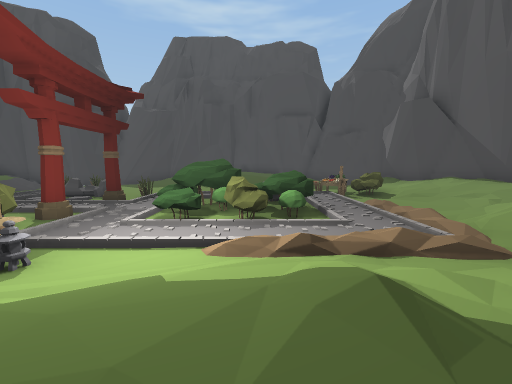
view 1 (above)

18 first-person views from a walk through a scene from a Unity 3-D project. The camera is 1.2 m above the floor, tilts 6° down and sees 90° across. The floor is counted in squares, 2 m on a side. Each view is taken from the middle of a square. On the plan, view 1 faces up. The plan holds only what a view shows up to about 9 squares ahead; the rest is blank. The place goes on beyond the plan. Some animated figures are left out.

view 2
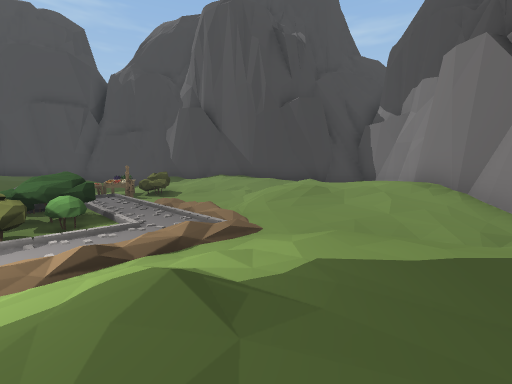

view 3
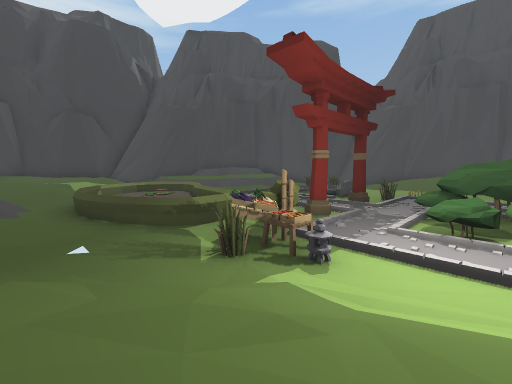

view 4
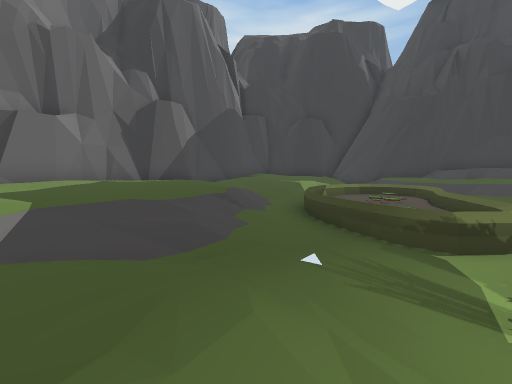

view 5
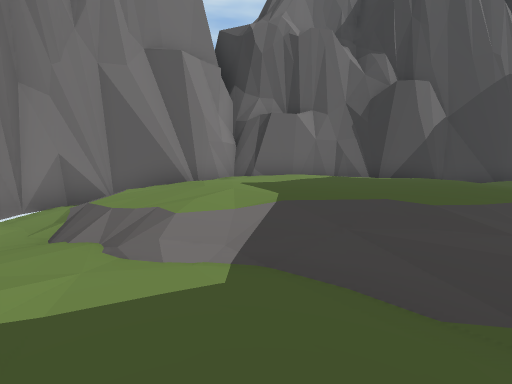

view 6
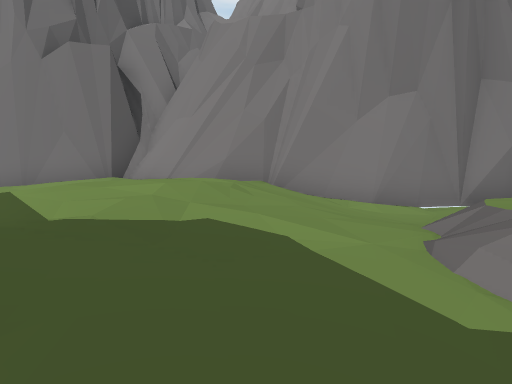

view 7
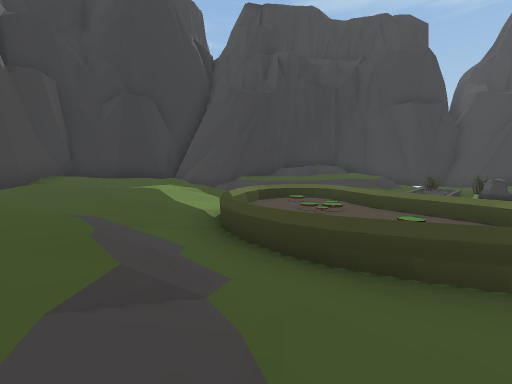

view 8
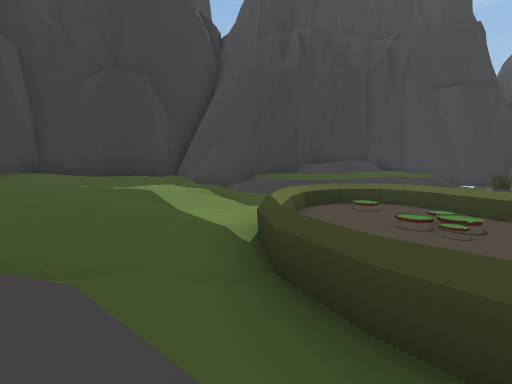

view 9
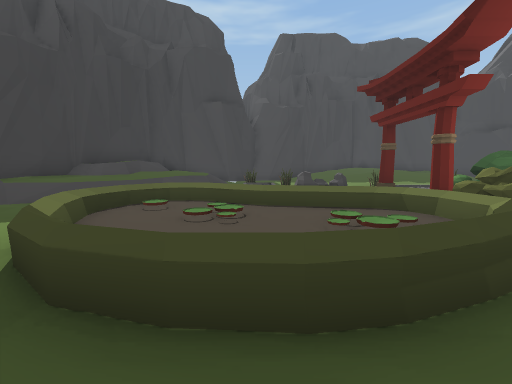

view 10
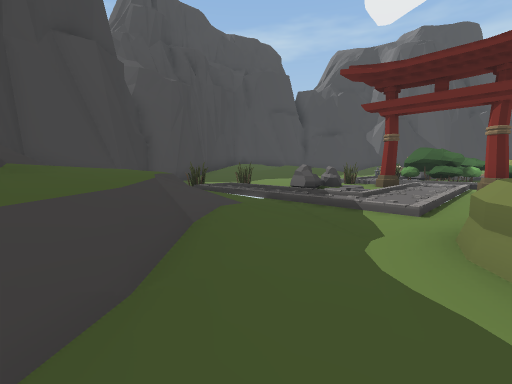

view 11
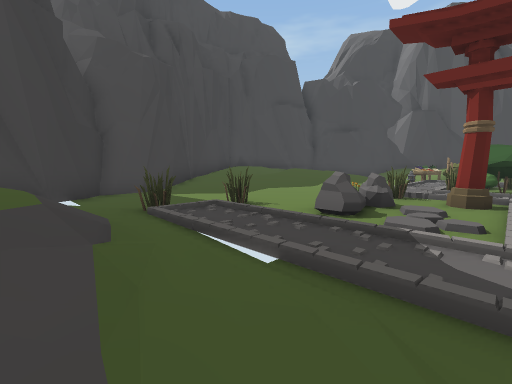

view 12
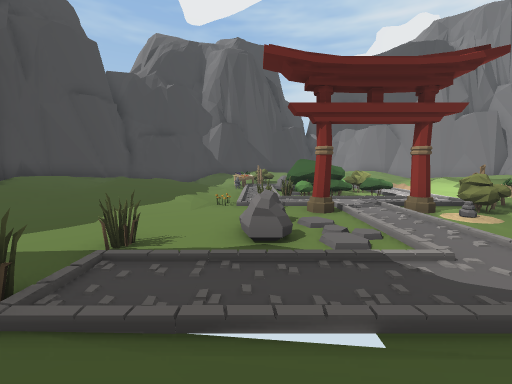

view 13
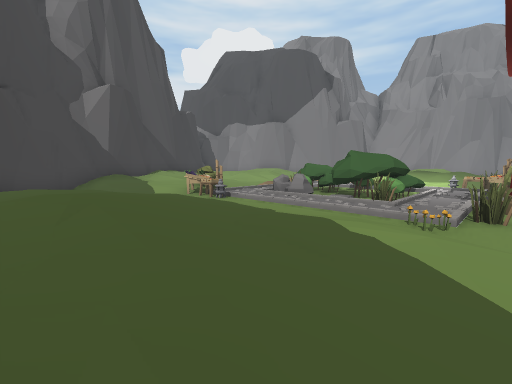

view 14
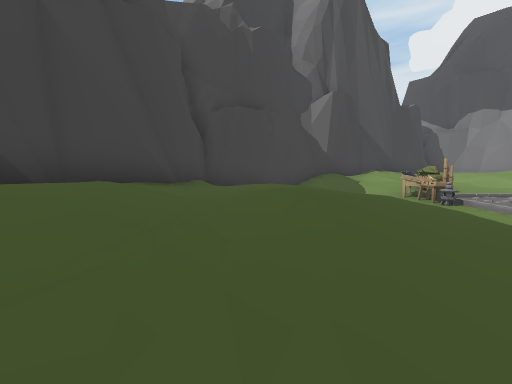

view 15
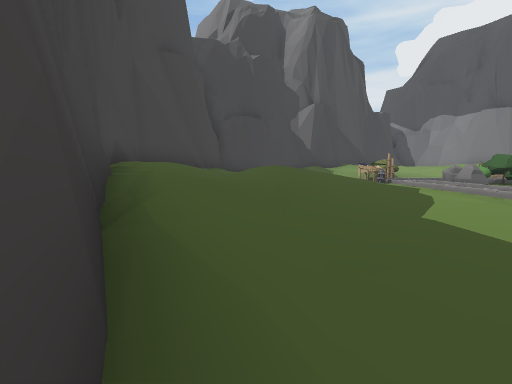

view 16
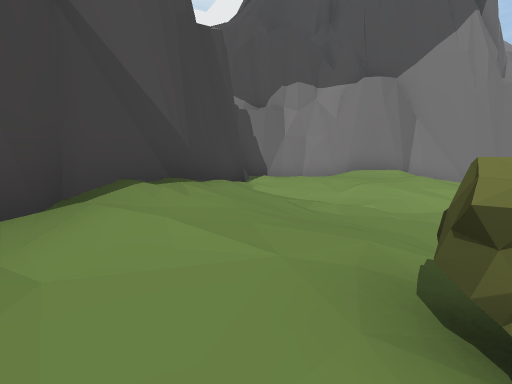

view 17
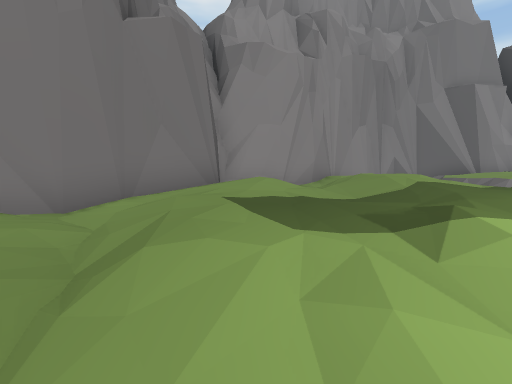

view 18
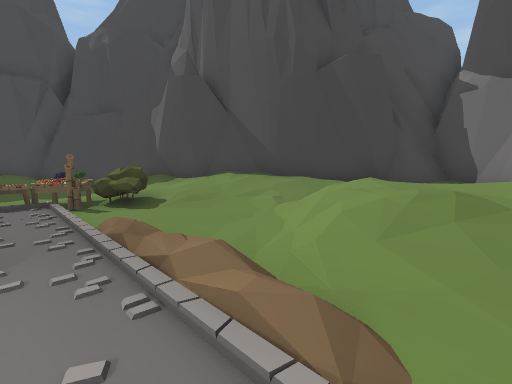

### Floor plan
Key: @ floor where view 1 was taken; # wall or solid block; . main floor; : floor 0.25 m higher than the main floor; + floor 0.5 m higher than the main floor; * floor 0.75 m higher than the main floor; % floor 1 m higher than the main floor; & floor 1.25 m higher than the main floor; $ floor 1.5 m higher than the main floor; / step, stairs or slope; = window, fence, low wall or low ledge; ^ raised ledge; R rock; P plant; L lantern; T table; O other object.
Columns run from 17 left of view 1 to 10 right of it. Each row starts with its distance up from view 1.
 18                ###
 17                #&%##
 16            ###/&&&%###
 15          ###/%%*%***/#
 14        ###/::+**%%***##
 13      ## #...:://%%%//.##
 12         .....::+** :.:/#
 11         :PP...:::+ T.+*##
 10       &%:.....O...LOT++*#
  9    # /&/:.RORP......#O+%##
  8    #//%/.......PORR..O+*/#
  7    #%%/:....##.OOOO..::+*##
  6   ##//......#=.OOOO.+.:://#
  5  ##//..^^= .R#.OOOO./:/%%% #
  4  #/++:.OOO^^.O#.././//%%%  #
  3 ##%**/:^OOO^.TLT////:+/%& /#
  2 #%%*%/:^^^O^..OP////:+*/$ ##
  1 #&/ %*+:......//%%**/+*/##
  0 ##% &*+///+:.//%%@**/:+##
 -1  ## /*+%&&///+*%&/*%**##
 -2    #/ &&&&&&/++%&&*&%##
 -3    ## &&&&&&&/*%&/*&##
 -4      # &&&&&&/+*/%###
 -5      #  $&&&&/:+/##
 -6       ##&&&&%/:/##
 -7        ##&&%//.##
 -8         ####::##
 -9             ###

Positions as (right, up) in squares from view 1, and headings:
1: (0, 0), facing up
2: (0, 0), facing up-right
3: (-1, 0), facing up-left
4: (-2, 0), facing left
5: (-3, -1), facing down-left
6: (-4, -1), facing down-right
7: (-6, -1), facing up-left
8: (-8, 0), facing up-left
9: (-8, 0), facing up
10: (-12, 5), facing up-right
11: (-10, 7), facing up-right
12: (-10, 9), facing right
13: (-4, 14), facing down-right
14: (-4, 14), facing right
15: (-7, 14), facing right
16: (4, 10), facing down-right
17: (2, 3), facing down
18: (2, 3), facing up-right
